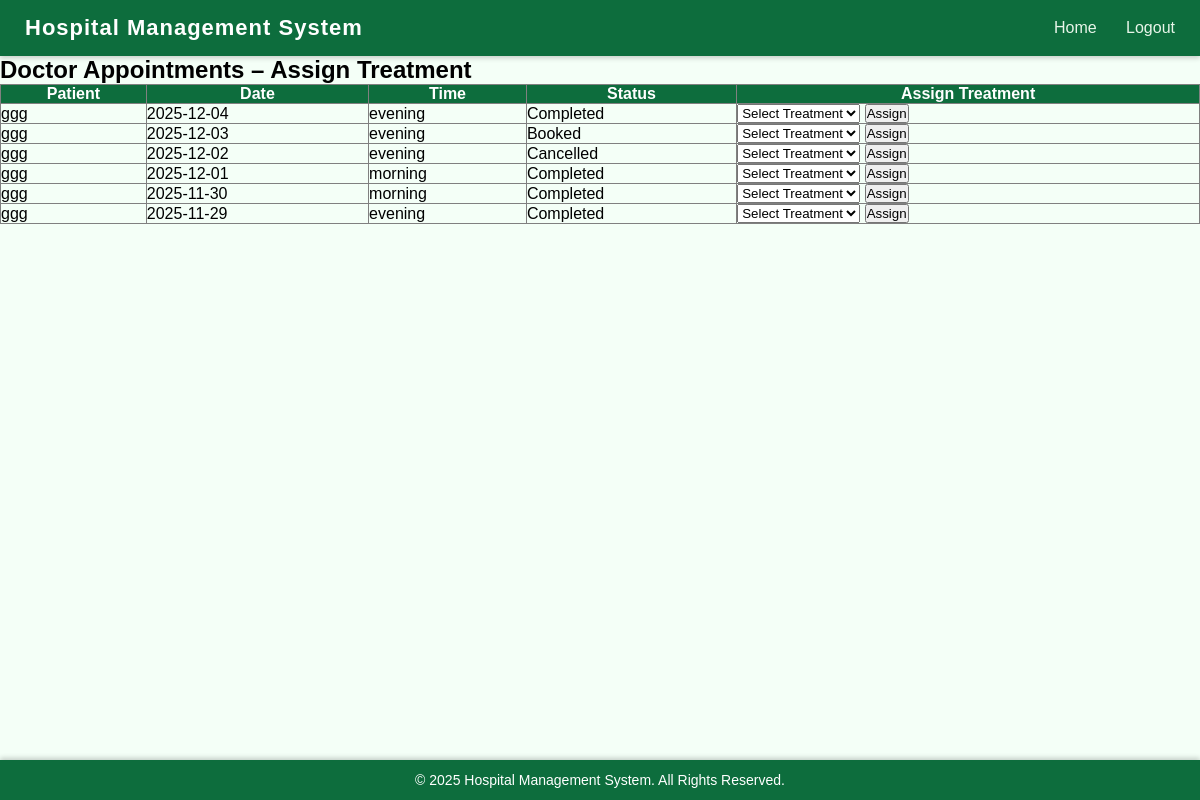
Screenshot of /doctor_dashboard/appointments (signed in) with the database file from the repository.
### app.py (models this page shows)
class Appointment(db.Model):
    __tablename__='appointment'
    id=db.Column(db.Integer,primary_key=True)
    date=db.Column(db.String(20))
    time=db.Column(db.String(20))
    status=db.Column(db.String(20),default='Booked')#pending approved or cancelled
    user_id = db.Column(db.Integer)
    patient_id = db.Column(db.Integer, db.ForeignKey("users.id"), nullable=False)
    doctor_id = db.Column(db.Integer, db.ForeignKey("users.id"), nullable=False)
    treatment_name=db.Column(db.String(250))
    patient = db.relationship('User', foreign_keys=[patient_id], backref='appointments_as_patient')
    doctor = db.relationship('User', foreign_keys=[doctor_id], backref='appointments_as_doctor')

class User(db.Model):
    __tablename__='users'
    id=db.Column(db.Integer,primary_key=True)
    username=db.Column(db.String(150),unique=True,nullable=False)
    email=db.Column(db.String(150),unique=True,nullable=False)
    password=db.Column(db.String(150),nullable=False)
    role=db.Column(db.String(50),nullable=False)#eg doctor admin patient
    created_at=db.Column(db.DateTime,default=datetime.utcnow)
    department_id=db.Column(db.Integer,db.ForeignKey('departments.id'),nullable=True)
    department=db.relationship("Department",back_populates="doctors")
    experience=db.Column(db.Integer,nullable=True)
    qualifications=db.Column(db.String(250),nullable=True)
    blacklisted=db.Column(db.Boolean, default=False)
    availabilities = db.relationship('DoctorAvailability', back_populates='doctor', cascade="all, delete-orphan")

### app.py (the view, shortened to what this page needs)
@app.route('/doctor_dashboard/appointments', methods=['GET', 'POST'])
def doctor_assign_treatment():
    if 'id' not in session or session.get('role') != 'doctor':
        return redirect(url_for('login'))
    doctor_id = session.get('id')
    appointments = Appointment.query.filter_by(doctor_id=doctor_id).order_by(Appointment.date.desc()).all()
    treatments = Treatment.query.all()
    return render_template('doctor_assign_treatment.html', appointments=appointments, treatments=treatments)

### templates/doctor_assign_treatment.html (shortened to what this page needs)
{% extends "base.html" %}
{% block content %}
<h2>Doctor Appointments – Assign Treatment</h2>
<table border="1" style="width:100%; border-collapse: collapse;">
    <tr style="background:#0d6d3d; color:white;">
        <th>Patient</th>
        <th>Date</th>
        <th>Time</th>
        <th>Status</th>
        <th>Assign Treatment</th>
    </tr>
    {% for appt in appointments %}
    <tr>
        <td>{{ appt.patient.username }}</td>
        <td>{{ appt.date }}</td>
        <td>{{ appt.time }}</td>
        <td>{{ appt.status }}</td>
        <td>
            <form method="POST">
                <select name="treatment_id" required>
                    <option value="">Select Treatment</option>
                </select>
                <button type="submit">Assign</button>
            </form>
        </td>
    </tr>
    {% endfor %}
</table>
{% endblock %}

### templates/base.html (style rules this page uses)
* { margin: 0; padding: 0; box-sizing: border-box; font-family: Arial, Helvetica, sans-serif; }
body { background: #f4fff7; padding-bottom: 60px; }

### rows the page displays
Appointment: patient.username "ggg", date "2025-12-04", time "evening", status "Completed"
Appointment: patient.username "ggg", date "2025-12-03", time "evening", status "Booked"
Appointment: patient.username "ggg", date "2025-12-02", time "evening", status "Cancelled"
Appointment: patient.username "ggg", date "2025-12-01", time "morning", status "Completed"
Appointment: patient.username "ggg", date "2025-11-30", time "morning", status "Completed"
Appointment: patient.username "ggg", date "2025-11-29", time "evening", status "Completed"
